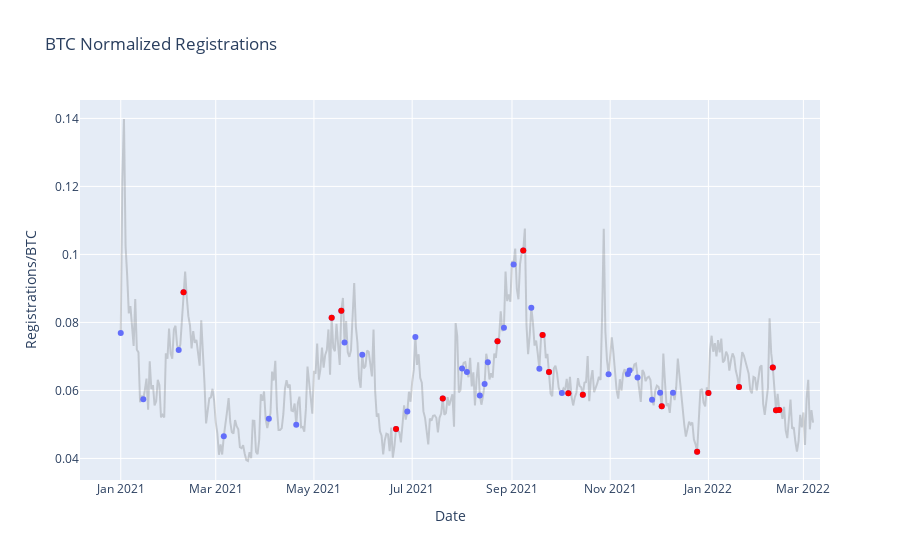

The notebook cell this image was saved under:
### Code cell
import plotly.express as px
import plotly.graph_objects as go

fig1 = px.line(df, x=df["Registration Date"], y=df["Registrations"]/df["BTC Price"], title='BTC Normalized Registrations')
fig1.update_traces(line=dict(color = 'rgba(50,50,50,0.2)'))

fig2 = px.scatter(df_events, x="Registration Date", y=df_events["Registrations"]/df_events["BTC Price"],  hover_data=["Internal Event"])

fig3 = px.scatter(df_events_ex, x="Registration Date", y=df_events_ex["Registrations"]/df_events_ex["BTC Price"],
                  hover_data=["External Event"])
fig3.update_traces(marker=dict(color = 'Red'))

fig4 = go.Figure(data=fig1.data + fig2.data + fig3.data)

fig4.update_layout(title='BTC Normalized Registrations', xaxis_title="Date",
                   yaxis_title="Registrations/BTC",)
fig4.show()

### Figure 1 — Plotly figure (JSON) as saved in the notebook; plotly's stock layout.template omitted (floating-point values rounded to 4 significant figures; data arrays with more than 128 entries replaced by an {"elided": "..."} marker saying what was removed)
{"data": [{"hovertemplate": "Registration Date=%{x}<br>y=%{y}<extra></extra>", "legendgroup": "", "line": {"color": "rgba(50,50,50,0.2)", "dash": "solid"}, "marker": {"symbol": "circle"}, "mode": "lines", "name": "", "orientation": "v", "showlegend": false, "x": {"elided": "432 str values"}, "xaxis": "x", "y": {"elided": "432 float values"}, "yaxis": "y", "type": "scatter"}, {"customdata": [["BTC Rate: From 6.39% to 6.2 up to 2 BTC and 4.5% for the rest"], ["BTC rate to 4.7% from 4.5% for more than 2 BTC"], ["Started Sending Welcome email again"], [""], ["BTC rate to 4% from 4.7% for more than 2 BTC"], ["BTC rate to 3.5% from 4% for more than 2 BTC"], ["Started sending Drip campagin to KYC not passed"], [""], [""], ["MA v4.8.0@9"], ["UK Block"], [""], ["New York and Washington from 70% to 20% CR"], ["BTC rate to 6.2% up to 1 BTC from 2 BTC + ETH rate to 5.35% up to 100 ETH and 5.05% for the rest"], [""], ["Started sending Drip campagins to KYC passed - No Deposit"], ["ToU / PP / Cookies Policy / $50+$50 / Appsflyer link"], ["Website announcing California Loans"], ["Celsius assets cross $20B"], ["Celsius assets cross $20B, then 1M users"], [""], ["WS 1.0.7 ADA release"], ["Adding the webapp sign up flow to the website"], [""], ["Kentucky Block"], ["NJ/TX C&D"], ["adding ETH promotional rates"], [""], ["ETH rate to 3.5% for more than 100 ETH from 5.05%"], [""], [""], ["CTR to signup page start down trend from 12% to 6%"], ["New stablecoins promotion and rate updates"], ["BTC rate to 6.2% up to 0.25 BTC  and 3.05% for the rest"], ["Update BTC rewards rates | Customer Care main page update"], ["Invest Answers video goes live (signicant registations attributed). ATH daily regs 6,638"], ["Transition to Next.js"], ["Yaron news"], ["Roni news"], [""], [""], [""], [""], ["V5 launch, South Africa Spike (Azeteco BTC launch, this is like the Stripe of SA)"], [""]], "hovertemplate": "Registration Date=%{x}<br>y=%{y}<br>Internal Event=%{customdata[0]}<extra></extra>", "legendgroup": "", "marker": {"color": "#636efa", "symbol": "circle"}, "mode": "markers", "name": "", "orientation": "v", "showlegend": false, "x": ["2021-01-01", "2021-01-15", "2021-02-06", "2021-02-09", "2021-03-06", "2021-04-03", "2021-04-20", "2021-05-12", "2021-05-18", "2021-05-20", "2021-05-31", "2021-06-21", "2021-06-28", "2021-07-03", "2021-07-20", "2021-08-01", "2021-08-04", "2021-08-12", "2021-08-15", "2021-08-17", "2021-08-23", "2021-08-27", "2021-09-02", "2021-09-08", "2021-09-13", "2021-09-18", "2021-09-20", "2021-09-24", "2021-10-02", "2021-10-06", "2021-10-15", "2021-10-31", "2021-11-12", "2021-11-13", "2021-11-18", "2021-11-27", "2021-12-02", "2021-12-03", "2021-12-10", "2021-12-25", "2022-01-01", "2022-01-20", "2022-02-10", "2022-02-12", "2022-02-14"], "xaxis": "x", "y": [0.07691, 0.0574, 0.07193, 0.0889, 0.0465, 0.05171, 0.04989, 0.08136, 0.08341, 0.0741, 0.07049, 0.04868, 0.05379, 0.07575, 0.05765, 0.06648, 0.06542, 0.05853, 0.06188, 0.06827, 0.07448, 0.07846, 0.09706, 0.1011, 0.08435, 0.06639, 0.07631, 0.0654, 0.05926, 0.05917, 0.0587, 0.06478, 0.06483, 0.06589, 0.06384, 0.05729, 0.05931, 0.05537, 0.05933, 0.04199, 0.05924, 0.06101, 0.06677, 0.05416, 0.05426], "yaxis": "y", "type": "scatter"}, {"customdata": [["Elon Musk BTC pump +10K in 1 day"], ["BTC crash"], ["CEL ATH"], ["CEL down more than 50% from ATH"], ["BTC bottom, BlockFi C&D"], ["Liquid Global $97M crypto hack"], ["BTC ATH, SEC Threatens to sue Coinbase over yield product "], ["BTC Drops 23%"], ["China Crypto Crackdown"], ["DoJ establishes National Cryptocurrency Enforcement Team"], ["Tether, Bitfinex to pay $42.5 mln to settle CFTC charges"], ["Multicoin LP Dumping, BTC Crash"], ["X-mas"], ["New year -> retail surge, onchain volume rebound"], ["BTC Flash crash"], ["Canada Emergencies Act (Threatens to freeze bank accounts and take crypto)"], ["BTC $45K"], ["BlockFi $100M SEC fine"]], "hovertemplate": "Registration Date=%{x}<br>y=%{y}<br>External Event=%{customdata[0]}<extra></extra>", "legendgroup": "", "marker": {"color": "Red", "symbol": "circle"}, "mode": "markers", "name": "", "orientation": "v", "showlegend": false, "x": ["2021-02-09", "2021-05-12", "2021-05-18", "2021-06-21", "2021-07-20", "2021-08-23", "2021-09-08", "2021-09-20", "2021-09-24", "2021-10-06", "2021-10-15", "2021-12-03", "2021-12-25", "2022-01-01", "2022-01-20", "2022-02-10", "2022-02-12", "2022-02-14"], "xaxis": "x", "y": [0.0889, 0.08136, 0.08341, 0.04868, 0.05765, 0.07448, 0.1011, 0.07631, 0.0654, 0.05917, 0.0587, 0.05537, 0.04199, 0.05924, 0.06101, 0.06677, 0.05416, 0.05426], "yaxis": "y", "type": "scatter"}], "layout": {"title": {"text": "BTC Normalized Registrations"}, "xaxis": {"title": {"text": "Date"}}, "yaxis": {"title": {"text": "Registrations/BTC"}}}}
